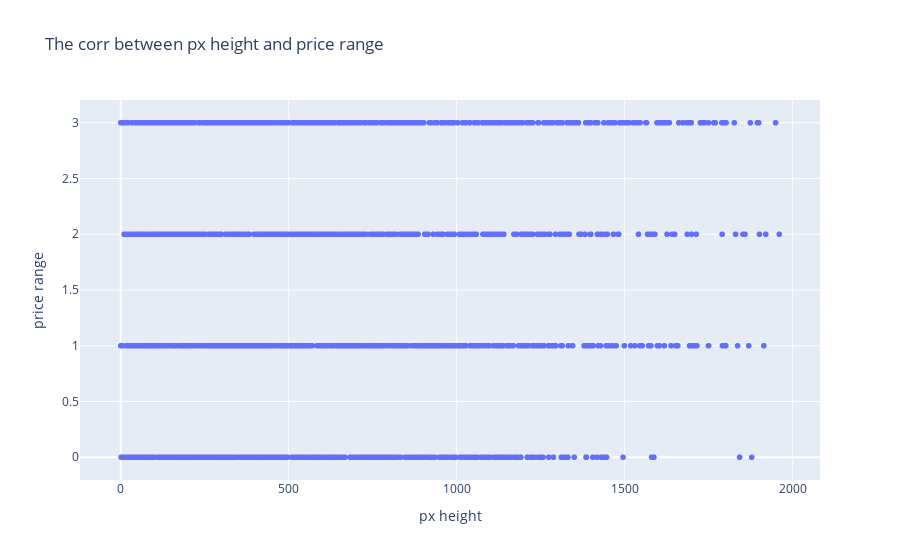

Notebook cell for this chart:
### Code cell
fig = px.scatter(x= train_df['px_height'] , y=train_df['price_range'] , title='The corr between px height and price range')
fig.update_layout(xaxis_title= 'px height' , yaxis_title = 'price range')
fig.show()

### Figure 1 — Plotly figure (JSON) as saved in the notebook; plotly's stock layout.template omitted (floating-point values rounded to 4 significant figures; data arrays with more than 128 entries replaced by an {"elided": "..."} marker saying what was removed)
{"data": [{"hovertemplate": "x=%{x}<br>y=%{y}<extra></extra>", "legendgroup": "", "marker": {"color": "#636efa", "symbol": "circle"}, "mode": "markers", "name": "", "showlegend": false, "type": "scattergl", "x": {"elided": "2000 int values"}, "xaxis": "x", "y": {"elided": "2000 int values"}, "yaxis": "y"}], "layout": {"legend": {"tracegroupgap": 0}, "title": {"text": "The corr between px height and price range"}, "xaxis": {"anchor": "y", "domain": [0, 1], "title": {"text": "px height"}}, "yaxis": {"anchor": "x", "domain": [0, 1], "title": {"text": "price range"}}}}
